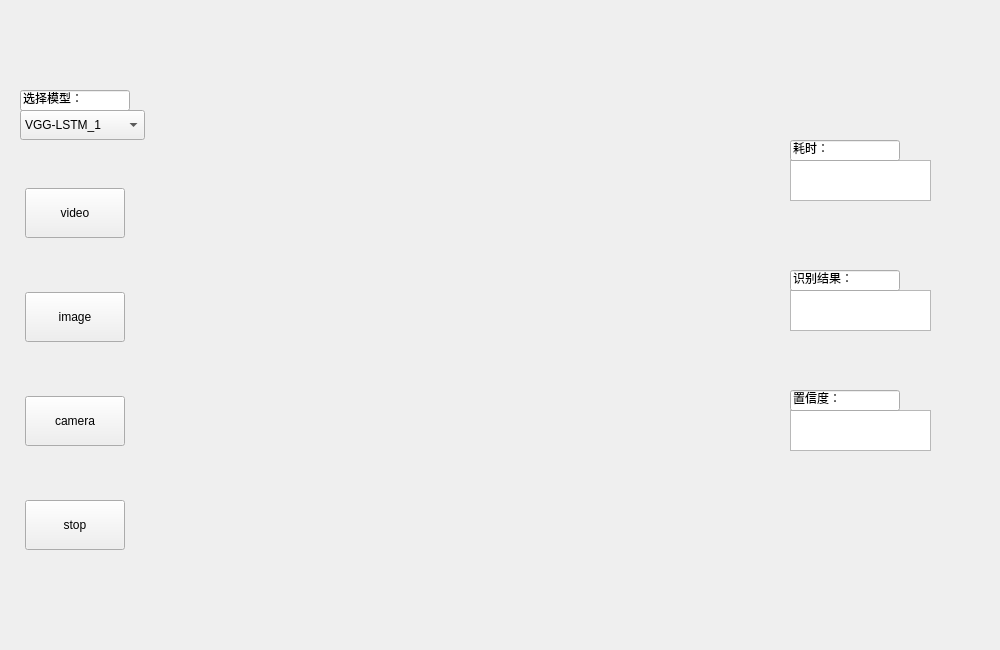
<?xml version="1.0" encoding="UTF-8"?>
<ui version="4.0">
 <class>EmotionIdentify</class>
 <widget class="QWidget" name="EmotionIdentify">
  <property name="geometry">
   <rect>
    <x>0</x>
    <y>0</y>
    <width>1000</width>
    <height>650</height>
   </rect>
  </property>
  <property name="maximumSize">
   <size>
    <width>1000</width>
    <height>650</height>
   </size>
  </property>
  <property name="windowTitle">
   <string>EmotionIdentify</string>
  </property>
  <property name="whatsThis">
   <string>&lt;html&gt;&lt;head/&gt;&lt;body&gt;&lt;p&gt;EmotionIdentify&lt;/p&gt;&lt;/body&gt;&lt;/html&gt;</string>
  </property>
  <widget class="QWidget" name="verticalLayoutWidget">
   <property name="geometry">
    <rect>
     <x>20</x>
     <y>140</y>
     <width>111</width>
     <height>461</height>
    </rect>
   </property>
   <layout class="QVBoxLayout" name="verticalLayout" stretch="0,0,0,0">
    <property name="sizeConstraint">
     <enum>QLayout::SetDefaultConstraint</enum>
    </property>
    <item alignment="Qt::AlignHCenter">
     <widget class="QPushButton" name="videoButton">
      <property name="minimumSize">
       <size>
        <width>100</width>
        <height>50</height>
       </size>
      </property>
      <property name="maximumSize">
       <size>
        <width>100</width>
        <height>50</height>
       </size>
      </property>
      <property name="sizeIncrement">
       <size>
        <width>0</width>
        <height>0</height>
       </size>
      </property>
      <property name="baseSize">
       <size>
        <width>0</width>
        <height>0</height>
       </size>
      </property>
      <property name="styleSheet">
       <string notr="true">font: 75 12pt &quot;Times New Roman&quot;;</string>
      </property>
      <property name="text">
       <string>video</string>
      </property>
     </widget>
    </item>
    <item alignment="Qt::AlignHCenter">
     <widget class="QPushButton" name="imageButton">
      <property name="minimumSize">
       <size>
        <width>100</width>
        <height>50</height>
       </size>
      </property>
      <property name="maximumSize">
       <size>
        <width>100</width>
        <height>50</height>
       </size>
      </property>
      <property name="styleSheet">
       <string notr="true">font: 75 12pt &quot;Times New Roman&quot;;</string>
      </property>
      <property name="text">
       <string>image</string>
      </property>
     </widget>
    </item>
    <item alignment="Qt::AlignHCenter">
     <widget class="QPushButton" name="cameraButton">
      <property name="minimumSize">
       <size>
        <width>100</width>
        <height>50</height>
       </size>
      </property>
      <property name="maximumSize">
       <size>
        <width>100</width>
        <height>50</height>
       </size>
      </property>
      <property name="styleSheet">
       <string notr="true">font: 75 12pt &quot;Times New Roman&quot;;</string>
      </property>
      <property name="text">
       <string>camera</string>
      </property>
     </widget>
    </item>
    <item alignment="Qt::AlignHCenter">
     <widget class="QPushButton" name="stopButton">
      <property name="minimumSize">
       <size>
        <width>100</width>
        <height>50</height>
       </size>
      </property>
      <property name="maximumSize">
       <size>
        <width>100</width>
        <height>50</height>
       </size>
      </property>
      <property name="styleSheet">
       <string notr="true">font: 75 12pt &quot;Times New Roman&quot;;</string>
      </property>
      <property name="text">
       <string>stop</string>
      </property>
     </widget>
    </item>
   </layout>
  </widget>
  <widget class="QLabel" name="frame_label">
   <property name="geometry">
    <rect>
     <x>170</x>
     <y>30</y>
     <width>601</width>
     <height>581</height>
    </rect>
   </property>
   <property name="text">
    <string/>
   </property>
  </widget>
  <widget class="QComboBox" name="ModelcomboBox">
   <property name="geometry">
    <rect>
     <x>20</x>
     <y>110</y>
     <width>125</width>
     <height>30</height>
    </rect>
   </property>
   <property name="minimumSize">
    <size>
     <width>125</width>
     <height>30</height>
    </size>
   </property>
   <property name="maximumSize">
    <size>
     <width>125</width>
     <height>30</height>
    </size>
   </property>
   <property name="styleSheet">
    <string notr="true">font: 75 9pt &quot;Times New Roman&quot;;</string>
   </property>
   <item>
    <property name="text">
     <string>VGG-LSTM_1</string>
    </property>
   </item>
   <item>
    <property name="text">
     <string>VGG-LSTM_2</string>
    </property>
   </item>
   <item>
    <property name="text">
     <string>CNN-LSTM_1</string>
    </property>
   </item>
   <item>
    <property name="text">
     <string>CNN-LSTM_2</string>
    </property>
   </item>
   <item>
    <property name="text">
     <string>MobileNet-LSTM_1</string>
    </property>
   </item>
   <item>
    <property name="text">
     <string>MobileNet-LSTM_2</string>
    </property>
   </item>
  </widget>
  <widget class="QLineEdit" name="lineEdit">
   <property name="geometry">
    <rect>
     <x>20</x>
     <y>90</y>
     <width>110</width>
     <height>21</height>
    </rect>
   </property>
   <property name="minimumSize">
    <size>
     <width>110</width>
     <height>0</height>
    </size>
   </property>
   <property name="maximumSize">
    <size>
     <width>110</width>
     <height>16777215</height>
    </size>
   </property>
   <property name="styleSheet">
    <string notr="true">font: 75 11pt &quot;Times New Roman&quot;;</string>
   </property>
   <property name="text">
    <string>选择模型：</string>
   </property>
  </widget>
  <widget class="QTextEdit" name="result">
   <property name="geometry">
    <rect>
     <x>790</x>
     <y>290</y>
     <width>141</width>
     <height>41</height>
    </rect>
   </property>
   <property name="styleSheet">
    <string notr="true">font: 75 12pt &quot;Times New Roman&quot;;</string>
   </property>
  </widget>
  <widget class="QTextEdit" name="probability">
   <property name="geometry">
    <rect>
     <x>790</x>
     <y>410</y>
     <width>141</width>
     <height>41</height>
    </rect>
   </property>
   <property name="styleSheet">
    <string notr="true">font: 75 12pt &quot;Times New Roman&quot;;</string>
   </property>
  </widget>
  <widget class="QLineEdit" name="lineEdit_2">
   <property name="geometry">
    <rect>
     <x>790</x>
     <y>270</y>
     <width>110</width>
     <height>21</height>
    </rect>
   </property>
   <property name="minimumSize">
    <size>
     <width>110</width>
     <height>0</height>
    </size>
   </property>
   <property name="maximumSize">
    <size>
     <width>110</width>
     <height>16777215</height>
    </size>
   </property>
   <property name="styleSheet">
    <string notr="true">font: 75 11pt &quot;Times New Roman&quot;;</string>
   </property>
   <property name="text">
    <string>识别结果：</string>
   </property>
  </widget>
  <widget class="QLineEdit" name="lineEdit_3">
   <property name="geometry">
    <rect>
     <x>790</x>
     <y>390</y>
     <width>110</width>
     <height>21</height>
    </rect>
   </property>
   <property name="minimumSize">
    <size>
     <width>110</width>
     <height>0</height>
    </size>
   </property>
   <property name="maximumSize">
    <size>
     <width>110</width>
     <height>16777215</height>
    </size>
   </property>
   <property name="styleSheet">
    <string notr="true">font: 75 11pt &quot;Times New Roman&quot;;</string>
   </property>
   <property name="text">
    <string>置信度：</string>
   </property>
  </widget>
  <widget class="QTextEdit" name="time">
   <property name="geometry">
    <rect>
     <x>790</x>
     <y>160</y>
     <width>141</width>
     <height>41</height>
    </rect>
   </property>
   <property name="styleSheet">
    <string notr="true">font: 75 12pt &quot;Times New Roman&quot;;</string>
   </property>
  </widget>
  <widget class="QLineEdit" name="lineEdit_4">
   <property name="geometry">
    <rect>
     <x>790</x>
     <y>140</y>
     <width>110</width>
     <height>21</height>
    </rect>
   </property>
   <property name="minimumSize">
    <size>
     <width>110</width>
     <height>0</height>
    </size>
   </property>
   <property name="maximumSize">
    <size>
     <width>110</width>
     <height>16777215</height>
    </size>
   </property>
   <property name="styleSheet">
    <string notr="true">font: 75 11pt &quot;Times New Roman&quot;;</string>
   </property>
   <property name="text">
    <string>耗时：</string>
   </property>
  </widget>
 </widget>
 <resources/>
 <connections/>
</ui>
